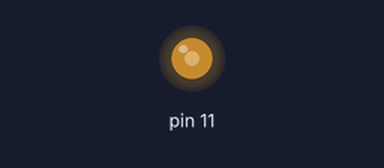
Simulated run of this sketch. Board: Arduino Uno, built with avr-gcc and run on an emulated ATmega328P. Parts: output pins drawn as LEDs (lit = HIGH).

Above: at 0.05 s.
At 5.0 s:
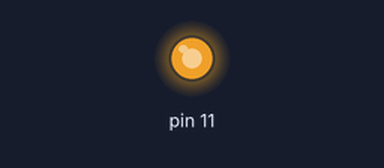
At 7.5 s:
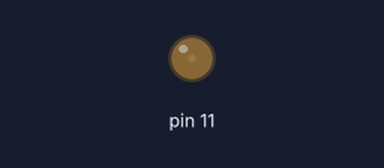
At 10.0 s:
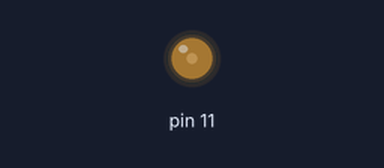
Timing chart, 0 to 16.6 s (numbered marks = the images above):
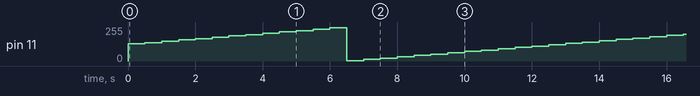

The sketch:

PWMTask02.ino
```cpp
//--------------------------------------------------------------
// Pulse Width Modulation
//
// CBP 20-09-17
//
// Student Release
//
// -------------------------------------------------------------

int duty_cycle;

void setup() {
  // put your setup code here, to run once:
  pinMode(11,OUTPUT);
  duty_cycle = 128;
}

void increment(){
  delay(500);
  duty_cycle += 10;
}


void loop() {
  // put your main code here, to run repeatedly:
  analogWrite(11,duty_cycle);
  increment();
  if (duty_cycle >= 255){
    duty_cycle == 5;
  }
}
```

Measured:
- by itself, pin 11: ramps from 0/255 to 252/255 and jumps back, once every 12.8 s
